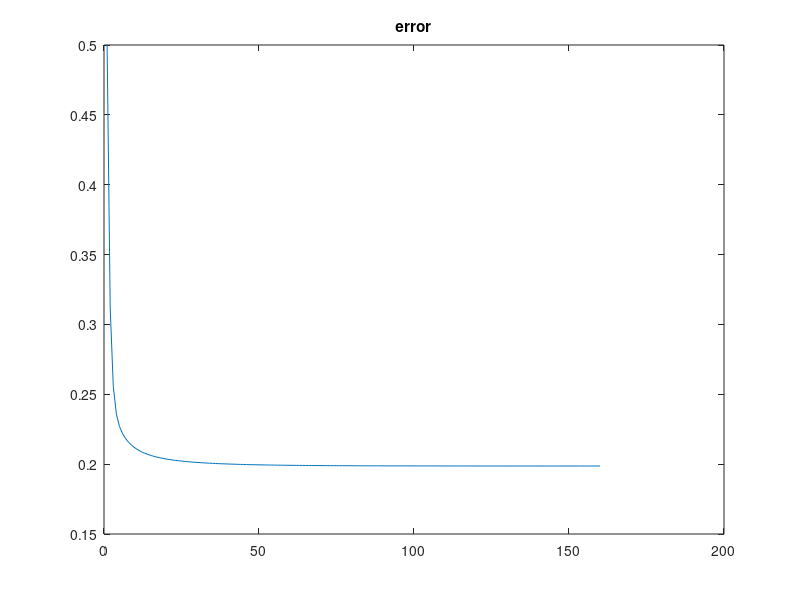

The MATLAB script that drew this image:
clc
clear
close all
parameters=xlsread('train.csv');
target=parameters(:,3);
m=length(parameters);

target_norm=(target-mean(target))./std(target);
p1=parameters(:,4:14);
p2=parameters(:,20:21);
p=[ones(m,1) p1 p2];
 
 n=length(p(1,:));
 theta=zeros(n,1);
 for w=2:n
    if max(abs(p(:,w)))~=0
    p(:,w)=(p(:,w)-mean((p(:,w))))./std(p(:,w));
    end
end
 alpha=0.1;
 iter=1;
 error(iter)=(1/(2*m))*sum((p*theta-target_norm).^2);
 converged=0
 while (converged~=1)
     theta=theta-(alpha/m)*p'*(p*theta-target_norm);
     iter=iter+1
     error(iter)=(1/(2*m))*sum((p*theta-target_norm).^2);
    
      if error(iter-1)-error(iter)<0
          
    break
end 
q=(error(iter-1)-error(iter))./error(iter-1)
if q <.000001;
    converged=1;
end
  
 end
 iter=1:iter;
 figure();
 plot(iter,error);
 title('error');
 %testing
  parameters_cross=xlsread('crossvalid.csv');
 target_cross=parameters_cross(:,3);
 m_cross=length(target_cross);
 target_norm_cross=(target_cross-mean(target_cross))/std(target_cross);
p1_cross=parameters_cross(:,4:14);
p2_cross=parameters_cross(:,20:21);
p_cross=[ones(m_cross,1) p1_cross p2_cross];
error_cross=(1/(2*m_cross))*sum((p_cross*theta-target_norm_cross).^2);